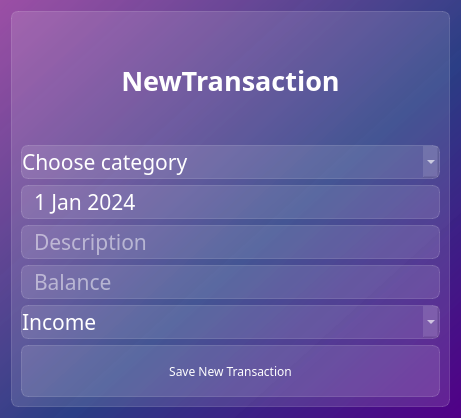
<?xml version="1.0" encoding="UTF-8"?>
<ui version="4.0">
 <class>Dialog</class>
 <widget class="QDialog" name="Dialog">
  <property name="geometry">
   <rect>
    <x>0</x>
    <y>0</y>
    <width>461</width>
    <height>418</height>
   </rect>
  </property>
  <property name="windowTitle">
   <string>Dialog</string>
  </property>
  <property name="styleSheet">
   <string notr="true">background-color: qlineargradient(spread:pad, x1:1, y1:1, x2:0, y2:0, stop:0 rgba(81, 0, 135, 255), stop:0.427447 rgba(41, 61, 132, 235), stop:1 rgba(155, 79, 165, 255));

color: black; 
font-family: Noto Sans SC;
</string>
  </property>
  <layout class="QVBoxLayout" name="verticalLayout_2">
   <item>
    <widget class="QFrame" name="frame">
     <property name="styleSheet">
      <string notr="true">background-color: rgba(255, 255, 255, 30);
border: 1px solid rgba(255, 255, 255, 40); 
border-radius: 7px;
margin: 12pt; 
spacing: 0; </string>
     </property>
     <property name="frameShape">
      <enum>QFrame::Shape::StyledPanel</enum>
     </property>
     <property name="frameShadow">
      <enum>QFrame::Shadow::Raised</enum>
     </property>
     <layout class="QVBoxLayout" name="verticalLayout">
      <item>
       <widget class="QLabel" name="lablel_new_transaction">
        <property name="styleSheet">
         <string notr="true">color: white; 
font-weight: bold; 
font-size: 20pt; 
background-color: none; 
border: none; 
text-align: center; </string>
        </property>
        <property name="text">
         <string>NewTransaction</string>
        </property>
        <property name="alignment">
         <set>Qt::AlignmentFlag::AlignCenter</set>
        </property>
       </widget>
      </item>
      <item>
       <widget class="QComboBox" name="chooseCategory">
        <property name="styleSheet">
         <string notr="true">QComboBox {
font-size: 16pt;
color: white;
}
QComboBox:item {
color: black; 
background-color: rgba(255, 255, 255, 40); 
}</string>
        </property>
        <property name="placeholderText">
         <string>Choose category</string>
        </property>
        <item>
         <property name="text">
          <string>Groceries</string>
         </property>
        </item>
        <item>
         <property name="text">
          <string>Entertaiment</string>
         </property>
        </item>
        <item>
         <property name="text">
          <string>Auto</string>
         </property>
        </item>
        <item>
         <property name="text">
          <string>Other</string>
         </property>
        </item>
        <item>
         <property name="text">
          <string>Work</string>
         </property>
        </item>
       </widget>
      </item>
      <item>
       <widget class="QDateEdit" name="dateEdit">
        <property name="styleSheet">
         <string notr="true">font-size: 16pt; 
color: white; 
padding-left: 10px; </string>
        </property>
        <property name="buttonSymbols">
         <enum>QAbstractSpinBox::ButtonSymbols::NoButtons</enum>
        </property>
        <property name="date">
         <date>
          <year>2024</year>
          <month>1</month>
          <day>1</day>
         </date>
        </property>
       </widget>
      </item>
      <item>
       <widget class="QLineEdit" name="description">
        <property name="styleSheet">
         <string notr="true">font-size: 16pt; 
color: white; 
padding-left: 10px; 
</string>
        </property>
        <property name="placeholderText">
         <string>Description</string>
        </property>
       </widget>
      </item>
      <item>
       <widget class="QLineEdit" name="balance">
        <property name="styleSheet">
         <string notr="true">font-size: 16pt; 
color: white; 
padding-left: 10px; 
</string>
        </property>
        <property name="placeholderText">
         <string>Balance</string>
        </property>
       </widget>
      </item>
      <item>
       <widget class="QComboBox" name="comboBox_2">
        <property name="styleSheet">
         <string notr="true">QComboBox {
font-size: 16pt;
color: white;
}
QComboBox:item {
color: black; 
background-color: rgba(255, 255, 255, 40); 
}
</string>
        </property>
        <item>
         <property name="text">
          <string>Income</string>
         </property>
        </item>
        <item>
         <property name="text">
          <string>Outcome</string>
         </property>
        </item>
       </widget>
      </item>
      <item>
       <widget class="QPushButton" name="savetran_butt">
        <property name="styleSheet">
         <string notr="true">/* Вставьте этот код в поле `styleSheet` выбранного виджета */
QAbstractButton {
    min-width: 24px; 
    min-height: 24px; 
}

QPushButton {
    color: white; 
    background-color: rgba(255, 255, 255, 30);
    border: 1px solid rgba(255, 255, 255, 40);
    border-radius: 7px;
    width: 230px; 
    height: 50px;
}

QPushButton:hover {
    background-color: rgba(255, 255, 255, 40);
}

QPushButton:pressed { 
    background-color: rgba(255, 255, 255, 70);
}
</string>
        </property>
        <property name="text">
         <string>Save New Transaction</string>
        </property>
        <property name="icon">
         <iconset resource="icons/res-new-window.qrc">
          <normaloff>:/Incon/post_add_white_24dp.svg</normaloff>:/Incon/post_add_white_24dp.svg</iconset>
        </property>
       </widget>
      </item>
     </layout>
    </widget>
   </item>
  </layout>
 </widget>
 <resources>
  <include location="icons/res-new-window.qrc"/>
 </resources>
 <connections/>
</ui>
